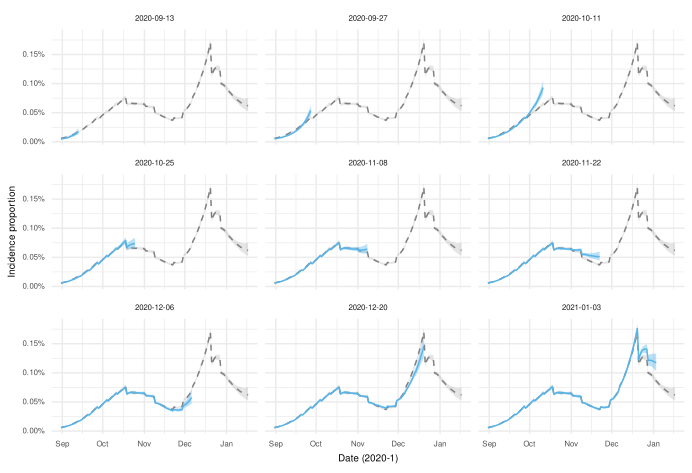

Reproduce this figure in R.
suppressMessages(library(dplyr))
library(ggplot2)
library(readr)
source(here::here("figures/utils.R"))

# Load data
incidence_stats <- read_csv(
    here::here("model-outputs/mechanistic/incidence_summary_statistics.csv"),
    show_col_types = FALSE
) |>
    mutate(
        day = as.Date(day),
        cutoff_date = as.Date(cutoff_date)
    )

# Filter for England
england_stats <- incidence_stats |>
    filter(region == "England")

# Identify final cutoff date (Gold Standard)
final_date <- max(england_stats$cutoff_date)

# Create Gold Standard dataset (remove cutoff_date to show on all facets)
gold_standard <- england_stats |>
    filter(cutoff_date == final_date) |>
    select(-cutoff_date)

# Create dataset for panels (exclude final cutoff)
panel_data <- england_stats |>
    filter(cutoff_date < final_date)

# Plot
p_cutoffs_eng <- ggplot(panel_data, aes(x = day)) +
    # Gold Standard (Background)
    geom_ribbon(
        data = gold_standard,
        aes(ymin = q025, ymax = q975),
        fill = "grey50",
        alpha = 0.2
    ) +
    geom_line(
        data = gold_standard,
        aes(y = median),
        colour = "grey50",
        linetype = "dashed"
    ) +
    # Panel-specific estimates
    geom_ribbon(
        aes(ymin = q025, ymax = q975),
        fill = "#56B4E9", # Nice blue
        alpha = 0.4
    ) +
    geom_line(
        aes(y = median),
        colour = "#56B4E9"
    ) +
    facet_wrap(~cutoff_date) +
    incidence_plot_theming()

save_plot(
    filename = "incidence_cutoffs.pdf",
    plot = p_cutoffs_eng,
    width = 17.6, # Same width as other large plots
    height = 12   # Adjust height as needed for panels
)

# --- Plot 2: Regions ---

# Filter for regions (not England)
region_stats <- incidence_stats |>
    filter(region != "England")

# Create Gold Standard dataset for regions (remove cutoff_date to show on all facets)
gold_standard_regions <- region_stats |>
    filter(cutoff_date == final_date) |>
    select(-cutoff_date)

# Create dataset for panels (exclude final cutoff)
panel_data_regions <- region_stats |>
    filter(cutoff_date < final_date)

# Plot
p_cutoffs_regions <- ggplot(panel_data_regions, aes(x = day)) +
    # Gold Standard (Background)
    geom_ribbon(
        data = gold_standard_regions,
        aes(ymin = q025, ymax = q975),
        fill = "grey50",
        alpha = 0.2
    ) +
    geom_line(
        data = gold_standard_regions,
        aes(y = median),
        colour = "grey50",
        linetype = "dashed"
    ) +
    # Panel-specific estimates
    geom_ribbon(
        aes(ymin = q025, ymax = q975),
        fill = "#56B4E9", # Nice blue
        alpha = 0.4
    ) +
    geom_line(
        aes(y = median),
        colour = "#56B4E9"
    ) +
    facet_grid(region ~ cutoff_date, scales = "free_y") +
    incidence_plot_theming() +
    theme(
        axis.text.x = element_text(angle = 45, hjust = 1, size = 5),
        axis.text.y = element_text(size = 5),
        strip.text = element_text(size = 6),
        panel.spacing = unit(0.2, "lines")
    )

save_plot(
    filename = "incidence_cutoffs_region.pdf",
    plot = p_cutoffs_regions,
    width = 18,
    height = 24,
    units = "cm"
)
